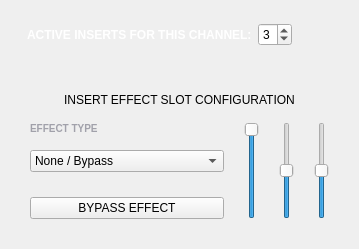
               <widget class="QWidget" name="pageInserts">
                <layout class="QVBoxLayout" name="insLayout" stretch="0,0,1">
                 <property name="spacing">
                  <number>12</number>
                 </property>
                 <property name="leftMargin">
                  <number>15</number>
                 </property>
                 <property name="topMargin">
                  <number>15</number>
                 </property>
                 <property name="rightMargin">
                  <number>15</number>
                 </property>
                 <property name="bottomMargin">
                  <number>15</number>
                 </property>
                 <item>
                  <widget class="QFrame" name="insConfigBox">
                   <property name="cls" stdset="0">
                    <string>DetailSectionBox</string>
                   </property>
                   <layout class="QHBoxLayout" name="insConfigLayout" stretch="0,0,1">
                    <property name="leftMargin">
                     <number>12</number>
                    </property>
                    <property name="topMargin">
                     <number>8</number>
                    </property>
                    <property name="rightMargin">
                     <number>12</number>
                    </property>
                    <property name="bottomMargin">
                     <number>8</number>
                    </property>
                    <item>
                     <widget class="QLabel" name="insConfigLabel">
                      <property name="styleSheet">
                       <string notr="true">color: #ffffff; font-weight: bold; font-size: 12px; border: none; padding-bottom: 0px;</string>
                      </property>
                      <property name="text">
                       <string>ACTIVE INSERTS FOR THIS CHANNEL:</string>
                      </property>
                     </widget>
                    </item>
                    <item>
                     <widget class="QSpinBox" name="InsCountSpin">
                      <property name="minimum">
                       <number>1</number>
                      </property>
                      <property name="maximum">
                       <number>8</number>
                      </property>
                      <property name="value">
                       <number>3</number>
                      </property>
                     </widget>
                    </item>
                    <item>
                     <spacer name="insConfigSpacer">
                      <property name="orientation">
                       <enum>Qt::Horizontal</enum>
                      </property>
                      <property name="sizeHint" stdset="0">
                       <size>
                        <width>40</width>
                        <height>0</height>
                       </size>
                      </property>
                     </spacer>
                    </item>
                   </layout>
                  </widget>
                 </item>
                 <item>
                  <widget class="QFrame" name="InsTabsContainer">
                   <layout class="QHBoxLayout" name="insTabsLayout">
                    <property name="spacing">
                     <number>4</number>
                    </property>
                    <property name="leftMargin">
                     <number>0</number>
                    </property>
                    <property name="topMargin">
                     <number>0</number>
                    </property>
                    <property name="rightMargin">
                     <number>0</number>
                    </property>
                    <property name="bottomMargin">
                     <number>0</number>
                    </property>
                   </layout>
                  </widget>
                 </item>
                 <item>
                  <widget class="QFrame" name="insDetailBox">
                   <property name="cls" stdset="0">
                    <string>DetailSectionBox</string>
                   </property>
                   <layout class="QVBoxLayout" name="insDetailLayout" stretch="0,1">
                    <property name="spacing">
                     <number>15</number>
                    </property>
                    <property name="leftMargin">
                     <number>15</number>
                    </property>
                    <property name="topMargin">
                     <number>15</number>
                    </property>
                    <property name="rightMargin">
                     <number>15</number>
                    </property>
                    <property name="bottomMargin">
                     <number>15</number>
                    </property>
                    <item>
                     <widget class="QLabel" name="insDetailTitle">
                      <property name="text">
                       <string>INSERT EFFECT SLOT CONFIGURATION</string>
                      </property>
                      <property name="alignment">
                       <set>Qt::AlignCenter</set>
                      </property>
                     </widget>
                    </item>
                    <item>
                     <layout class="QHBoxLayout" name="insParamsRow" stretch="1,1,1,1">
                      <property name="spacing">
                       <number>20</number>
                      </property>
                      <item>
                       <layout class="QVBoxLayout" name="insLeftCol" stretch="0,0,0,0,1">
                        <property name="spacing">
                         <number>15</number>
                        </property>
                        <item>
                         <widget class="QLabel" name="insTypeLabel">
                          <property name="styleSheet">
                           <string notr="true">color: #a1a1aa; font-size: 10px; font-weight: bold; border: none; padding: 0;</string>
                          </property>
                          <property name="text">
                           <string>EFFECT TYPE</string>
                          </property>
                         </widget>
                        </item>
                        <item>
                         <widget class="QComboBox" name="InsTypeCombo">
                          <item>
                           <property name="text">
                            <string>None / Bypass</string>
                           </property>
                          </item>
                          <item>
                           <property name="text">
                            <string>Parametric EQ</string>
                           </property>
                          </item>
                          <item>
                           <property name="text">
                            <string>Compressor</string>
                           </property>
                          </item>
                          <item>
                           <property name="text">
                            <string>Stereo Delay</string>
                           </property>
                          </item>
                          <item>
                           <property name="text">
                            <string>Plate Reverb</string>
                           </property>
                          </item>
                          <item>
                           <property name="text">
                            <string>Chorus</string>
                           </property>
                          </item>
                         </widget>
                        </item>
                        <item>
                         <spacer name="insLeftColSpacer1">
                          <property name="orientation">
                           <enum>Qt::Vertical</enum>
                          </property>
                          <property name="sizeType">
                           <enum>QSizePolicy::Fixed</enum>
                          </property>
                          <property name="sizeHint" stdset="0">
                           <size>
                            <width>0</width>
                            <height>10</height>
                           </size>
                          </property>
                         </spacer>
                        </item>
                        <item>
                         <widget class="QPushButton" name="insBypassBtn">
                          <property name="text">
                           <string>BYPASS EFFECT</string>
                          </property>
                          <property name="checkable">
                           <bool>true</bool>
                          </property>
                          <property name="cls" stdset="0">
                           <string>RedLedBtn</string>
                          </property>
                         </widget>
                        </item>
                        <item>
                         <spacer name="insLeftColSpacer2">
                          <property name="orientation">
                           <enum>Qt::Vertical</enum>
                          </property>
                          <property name="sizeHint" stdset="0">
                           <size>
                            <width>0</width>
                            <height>0</height>
                           </size>
                          </property>
                         </spacer>
                        </item>
                       </layout>
                      </item>
                      <item>
                       <widget class="RotaryKnob" name="insMixKnob">
                        <property name="minimum">
                         <number>0</number>
                        </property>
                        <property name="maximum">
                         <number>100</number>
                        </property>
                        <property name="value">
                         <number>100</number>
                        </property>
                        <property name="defaultValue" stdset="0">
                         <double>100.000000000000000</double>
                        </property>
                        <property name="label" stdset="0">
                         <string>WET/DRY MIX</string>
                        </property>
                       </widget>
                      </item>
                      <item>
                       <widget class="RotaryKnob" name="insParam1Knob">
                        <property name="minimum">
                         <number>0</number>
                        </property>
                        <property name="maximum">
                         <number>100</number>
                        </property>
                        <property name="value">
                         <number>50</number>
                        </property>
                        <property name="defaultValue" stdset="0">
                         <double>50.000000000000000</double>
                        </property>
                        <property name="label" stdset="0">
                         <string>PARAM 1</string>
                        </property>
                       </widget>
                      </item>
                      <item>
                       <widget class="RotaryKnob" name="insParam2Knob">
                        <property name="minimum">
                         <number>0</number>
                        </property>
                        <property name="maximum">
                         <number>100</number>
                        </property>
                        <property name="value">
                         <number>50</number>
                        </property>
                        <property name="defaultValue" stdset="0">
                         <double>50.000000000000000</double>
                        </property>
                        <property name="label" stdset="0">
                         <string>PARAM 2</string>
                        </property>
                       </widget>
                      </item>
                     </layout>
                    </item>
                   </layout>
                  </widget>
                 </item>
                </layout>
               </widget>
